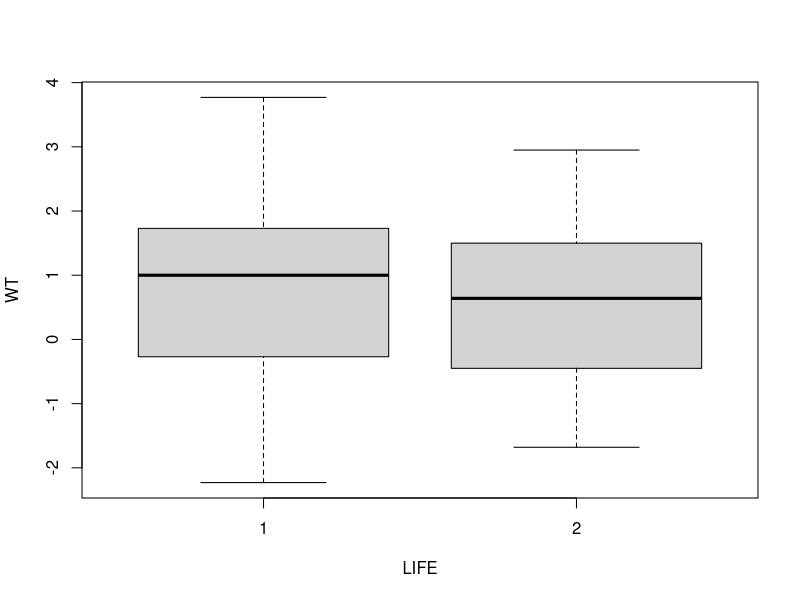
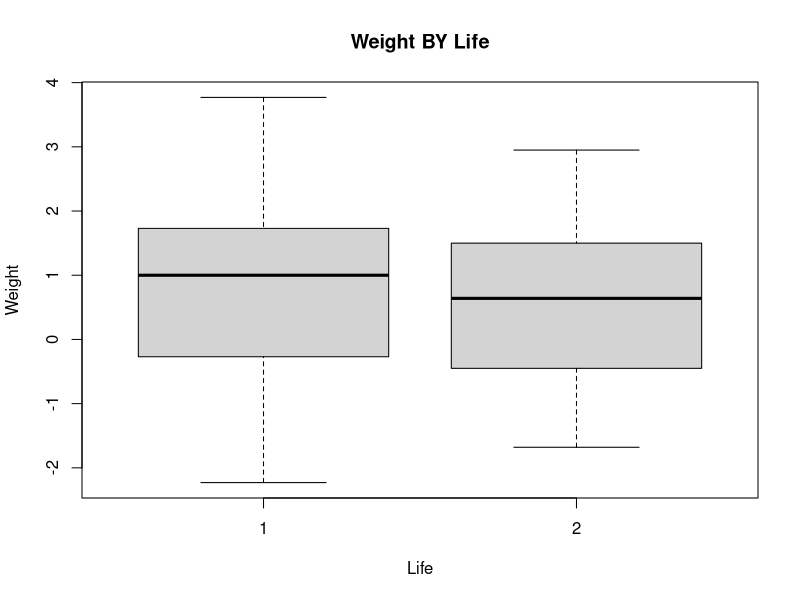
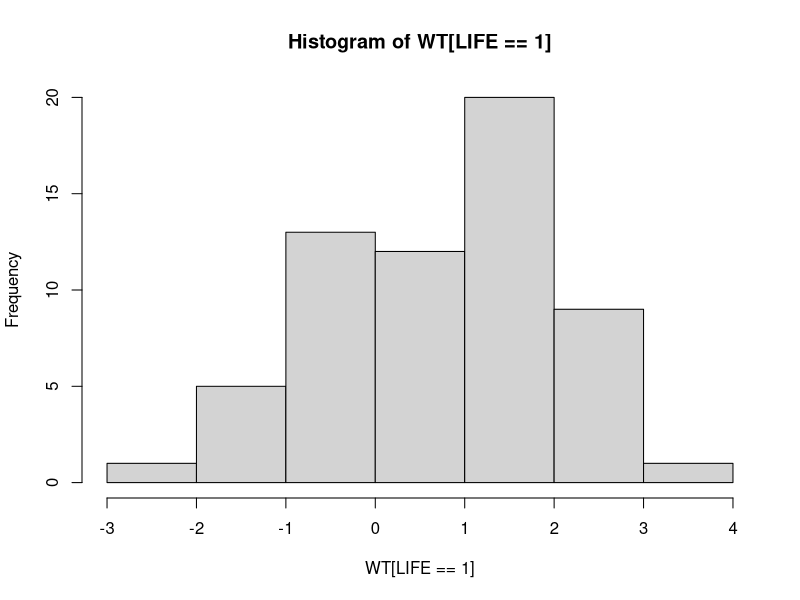
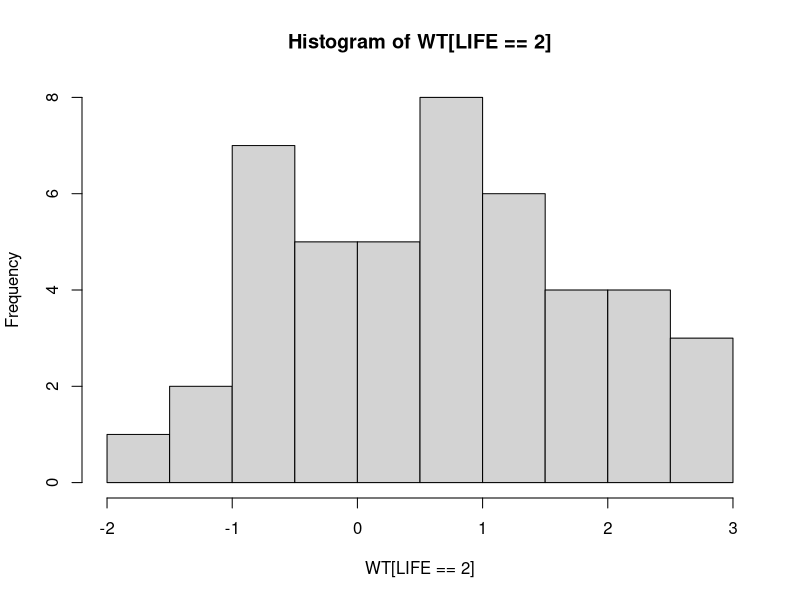
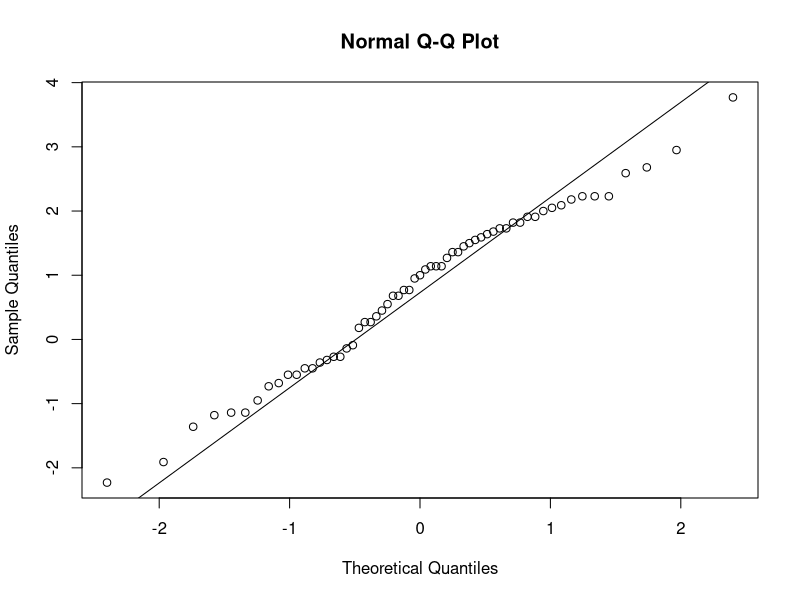
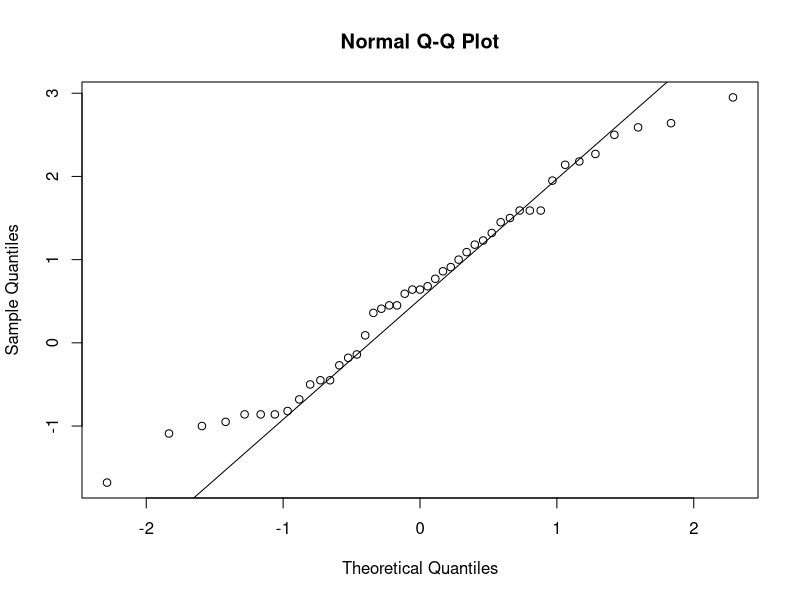

Source code (R) for these figures, in order:
## ---- chunk 1
require("knitr")
opts_knit$set(root.dir = "data/")
## ---- chunk 2
fem <- read.table("fem.dat", header = TRUE)
## ---- chunk 3
class(fem)
## ---- chunk 4
head(fem)
## ---- chunk 5
names(fem)
## ---- chunk 6
names(fem)[1]
## ---- chunk 7
names(fem)[8]
## ---- chunk 8
names(fem)[2:4]
## ---- chunk 9
nrow(fem)
## ---- chunk 10
ncol(fem)
## ---- chunk 11
fem[1:10, ]
## ---- chunk 12
fem[1:10, ]
## ---- chunk 13
fem[1:10,2:4 ]
## ---- chunk 14
fem$IQ
## ---- chunk 15
fem$IQ[1:10]
## ---- chunk 16
fem[ ,3]
## ---- chunk 17
fem[9, ]
## ---- chunk 18
fem[9,3]
## ---- chunk 19
fem$IQ[fem$IQ == -99] <- NA
## ---- chunk 20
fem$IQ
## ---- chunk 21
attach(fem)
## ---- chunk 22
by(WT, LIFE, summary)
## ---- chunk 23
boxplot(WT ~ LIFE)
## ---- chunk 24
boxplot(WT ~ LIFE,
        xlab = "Life",
        ylab = "Weight",
        main = "Weight BY Life")
## ---- chunk 25
hist(WT[LIFE == 1])
## ---- chunk 26
hist(WT[LIFE == 2])
## ---- chunk 27
qqnorm(WT[LIFE == 1])
qqline(WT[LIFE == 1])
## ---- chunk 28
qqnorm(WT[LIFE == 2])
qqline(WT[LIFE == 2])
## ---- chunk 29
shapiro.test(WT[LIFE == 1])
## ---- chunk 30
shapiro.test(WT[LIFE == 2])
## ---- chunk 31
by(WT, LIFE, shapiro.test)
## ---- chunk 32
bartlett.test(WT, LIFE)
## ---- chunk 33
bartlett.test(WT ~ LIFE)
## ---- chunk 34
t.test(WT ~ LIFE, var.equal = TRUE)
## ---- chunk 35
t.test(WT ~ LIFE, var.equal = FALSE)
## ---- chunk 36
wilcox.test(WT ~ LIFE)
## ---- chunk 37
kruskal.test(WT ~ LIFE)
